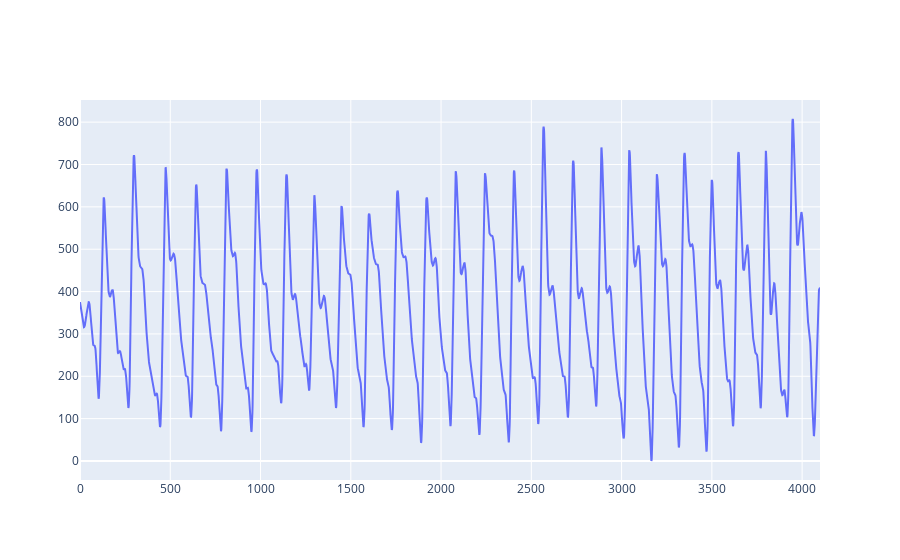

Notebook source saved alongside this figure:
### Code cell
import numpy as np
import pandas as pd
from scipy import signal
import plotly.graph_objects as go
from database_tools.preprocessing.functions import bandpass, find_peaks, beat_similarity
from database_tools.preprocessing.utils import resample_signal

pd.options.plotting.backend = 'plotly'

x = 37

with open(f'data/TX{x}DATAPPG0.txt', 'r') as f:
    ppg_i_data = [l.strip('\n') for l in f.readlines()]

with open(f'data/TX{x}DATAPPG1.txt', 'r') as f:
    ppg_r_data = [l.strip('\n') for l in f.readlines()]

ppg_i = np.array(ppg_i_data[4::]).astype(int)
ppg_i_filt = bandpass(ppg_i, low=0.5, high=8.0, fs=200)
ppg_i_flip = np.max(ppg_i_filt) - ppg_i_filt

ppg_r = np.array(ppg_r_data[4::]).astype(int)
ppg_r_filt = bandpass(ppg_r, low=0.5, high=8.0, fs=200)
ppg_r_flip = np.max(ppg_r_filt) - ppg_r_filt

combined = (ppg_r_flip + ppg_i_flip) / 2

fig = go.Figure()

fig.add_scatter(y=combined, name='combined')

### Figure 1 — Plotly figure (JSON) as saved in the notebook; plotly's stock layout.template omitted (floating-point values rounded to 4 significant figures; data arrays with more than 128 entries replaced by an {"elided": "..."} marker saying what was removed)
{"data": [{"name": "combined", "type": "scatter", "y": {"elided": "4100 float values"}}], "layout": {}}
